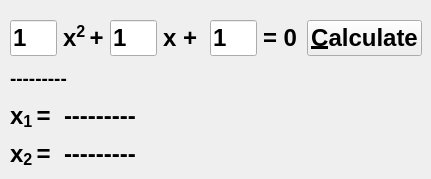
    <widget class="QWidget" name="ex1">
     <attribute name="title">
      <string>Ex. 1</string>
     </attribute>
     <widget class="QWidget" name="layoutWidget">
      <property name="geometry">
       <rect>
        <x>10</x>
        <y>20</y>
        <width>412</width>
        <height>150</height>
       </rect>
      </property>
      <layout class="QVBoxLayout" name="verticalLayout_2">
       <item>
        <layout class="QHBoxLayout" name="horizontalLayout_2">
         <item>
          <layout class="QHBoxLayout" name="horizontalLayout">
           <item>
            <widget class="QLineEdit" name="aEdit">
             <property name="minimumSize">
              <size>
               <width>47</width>
               <height>0</height>
              </size>
             </property>
             <property name="maximumSize">
              <size>
               <width>47</width>
               <height>16777215</height>
              </size>
             </property>
             <property name="font">
              <font>
               <pointsize>18</pointsize>
               <weight>75</weight>
               <bold>true</bold>
              </font>
             </property>
             <property name="text">
              <string>1</string>
             </property>
            </widget>
           </item>
           <item>
            <widget class="QLabel" name="label">
             <property name="text">
              <string>&lt;html&gt;&lt;head/&gt;&lt;body&gt;&lt;p&gt;&lt;span style=&quot; font-size:18pt; font-weight:600;&quot;&gt; x&lt;/span&gt;&lt;span style=&quot; font-size:18pt; font-weight:600; vertical-align:super;&quot;&gt;2  &lt;/span&gt;&lt;span style=&quot; font-size:18pt; font-weight:600;&quot;&gt;+&lt;/span&gt;&lt;span style=&quot; font-size:18pt; font-weight:600; vertical-align:super;&quot;/&gt;&lt;/p&gt;&lt;/body&gt;&lt;/html&gt;</string>
             </property>
            </widget>
           </item>
           <item>
            <widget class="QLineEdit" name="bEdit">
             <property name="minimumSize">
              <size>
               <width>47</width>
               <height>0</height>
              </size>
             </property>
             <property name="maximumSize">
              <size>
               <width>47</width>
               <height>16777215</height>
              </size>
             </property>
             <property name="font">
              <font>
               <pointsize>18</pointsize>
               <weight>75</weight>
               <bold>true</bold>
              </font>
             </property>
             <property name="text">
              <string>1</string>
             </property>
            </widget>
           </item>
           <item>
            <widget class="QLabel" name="label_2">
             <property name="text">
              <string>&lt;html&gt;&lt;head/&gt;&lt;body&gt;&lt;p&gt;&lt;span style=&quot; font-size:18pt; font-weight:600;&quot;&gt;x + &lt;/span&gt;&lt;/p&gt;&lt;/body&gt;&lt;/html&gt;</string>
             </property>
            </widget>
           </item>
           <item>
            <widget class="QLineEdit" name="cEdit">
             <property name="minimumSize">
              <size>
               <width>47</width>
               <height>0</height>
              </size>
             </property>
             <property name="maximumSize">
              <size>
               <width>47</width>
               <height>16777215</height>
              </size>
             </property>
             <property name="font">
              <font>
               <pointsize>18</pointsize>
               <weight>75</weight>
               <bold>true</bold>
              </font>
             </property>
             <property name="text">
              <string>1</string>
             </property>
            </widget>
           </item>
           <item>
            <widget class="QLabel" name="label_3">
             <property name="text">
              <string>&lt;html&gt;&lt;head/&gt;&lt;body&gt;&lt;p&gt;&lt;span style=&quot; font-size:18pt; font-weight:600;&quot;&gt; = 0&lt;/span&gt;&lt;/p&gt;&lt;/body&gt;&lt;/html&gt;</string>
             </property>
            </widget>
           </item>
          </layout>
         </item>
         <item>
          <widget class="QPushButton" name="Ex1Calc">
           <property name="font">
            <font>
             <pointsize>18</pointsize>
             <weight>75</weight>
             <bold>true</bold>
            </font>
           </property>
           <property name="text">
            <string>&amp;Calculate</string>
           </property>
          </widget>
         </item>
        </layout>
       </item>
       <item>
        <layout class="QVBoxLayout" name="verticalLayout">
         <item>
          <widget class="QLabel" name="ReImLabel">
           <property name="font">
            <font>
             <pointsize>14</pointsize>
             <weight>75</weight>
             <bold>true</bold>
            </font>
           </property>
           <property name="text">
            <string>---------</string>
           </property>
          </widget>
         </item>
         <item>
          <layout class="QHBoxLayout" name="horizontalLayout_3">
           <item>
            <widget class="QLabel" name="label_4">
             <property name="text">
              <string>&lt;html&gt;&lt;head/&gt;&lt;body&gt;&lt;p&gt;&lt;span style=&quot; font-size:18pt; font-weight:600;&quot;&gt;x&lt;/span&gt;&lt;span style=&quot; font-size:18pt; font-weight:600; vertical-align:sub;&quot;&gt;1 &lt;/span&gt;&lt;span style=&quot; font-size:18pt; font-weight:600;&quot;&gt;= &lt;/span&gt;&lt;/p&gt;&lt;/body&gt;&lt;/html&gt;</string>
             </property>
            </widget>
           </item>
           <item>
            <widget class="QLabel" name="x1Label">
             <property name="font">
              <font>
               <pointsize>18</pointsize>
               <weight>75</weight>
               <bold>true</bold>
              </font>
             </property>
             <property name="text">
              <string>---------</string>
             </property>
            </widget>
           </item>
           <item>
            <spacer name="horizontalSpacer">
             <property name="orientation">
              <enum>Qt::Horizontal</enum>
             </property>
             <property name="sizeHint" stdset="0">
              <size>
               <width>40</width>
               <height>20</height>
              </size>
             </property>
            </spacer>
           </item>
          </layout>
         </item>
         <item>
          <layout class="QHBoxLayout" name="horizontalLayout_4">
           <item>
            <widget class="QLabel" name="label_5">
             <property name="text">
              <string>&lt;html&gt;&lt;head/&gt;&lt;body&gt;&lt;p&gt;&lt;span style=&quot; font-size:18pt; font-weight:600;&quot;&gt;x&lt;/span&gt;&lt;span style=&quot; font-size:18pt; font-weight:600; vertical-align:sub;&quot;&gt;2 &lt;/span&gt;&lt;span style=&quot; font-size:18pt; font-weight:600;&quot;&gt;= &lt;/span&gt;&lt;/p&gt;&lt;/body&gt;&lt;/html&gt;</string>
             </property>
            </widget>
           </item>
           <item>
            <widget class="QLabel" name="x2Label">
             <property name="font">
              <font>
               <pointsize>18</pointsize>
               <weight>75</weight>
               <bold>true</bold>
              </font>
             </property>
             <property name="text">
              <string>---------</string>
             </property>
            </widget>
           </item>
           <item>
            <spacer name="horizontalSpacer_2">
             <property name="orientation">
              <enum>Qt::Horizontal</enum>
             </property>
             <property name="sizeHint" stdset="0">
              <size>
               <width>40</width>
               <height>20</height>
              </size>
             </property>
            </spacer>
           </item>
          </layout>
         </item>
        </layout>
       </item>
      </layout>
     </widget>
    </widget>
